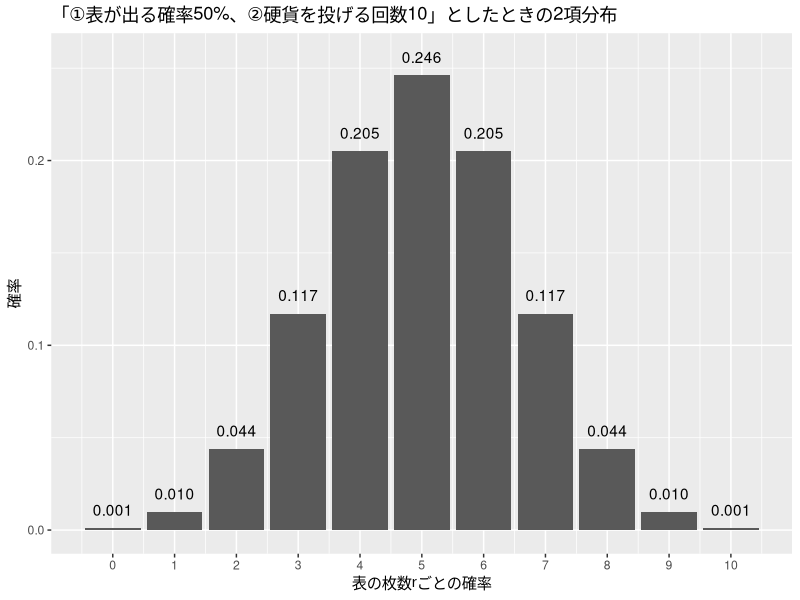
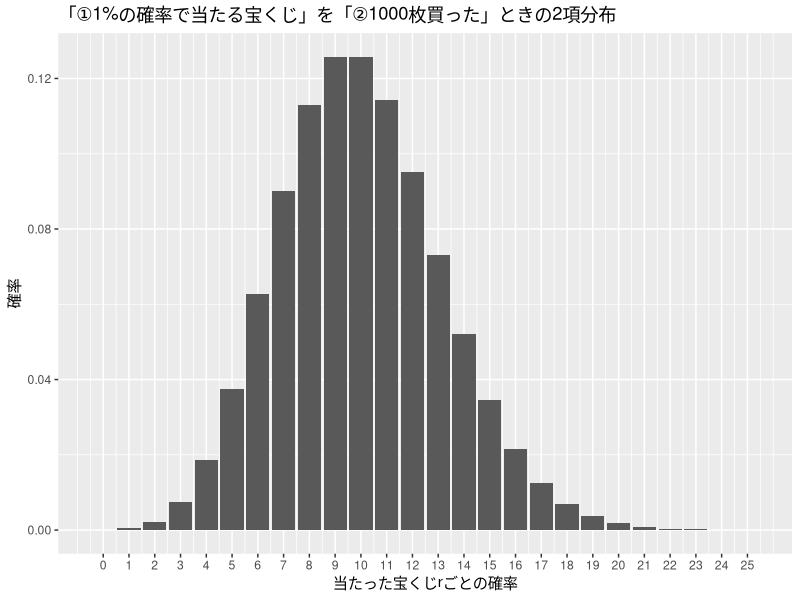
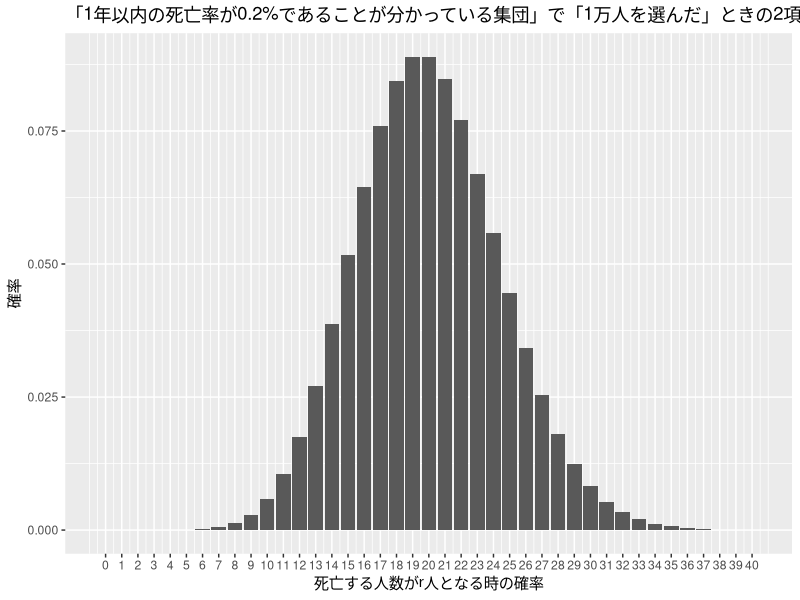
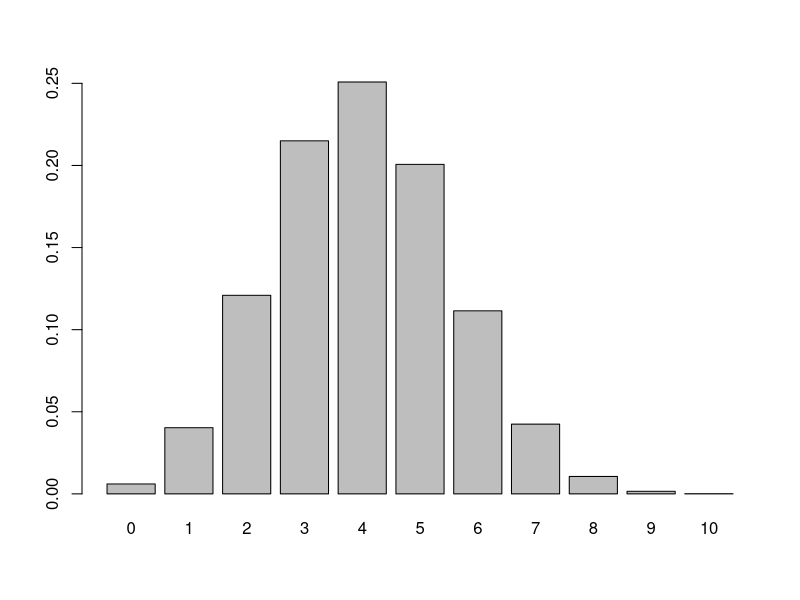
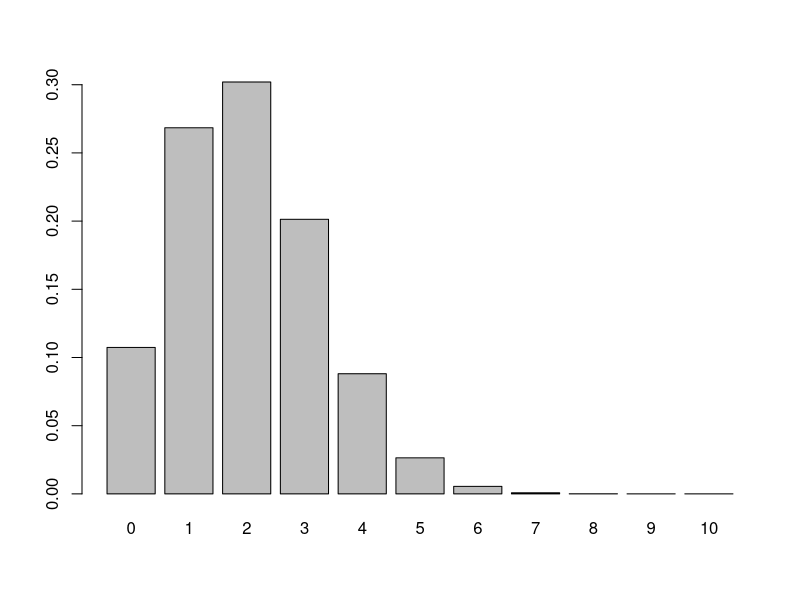
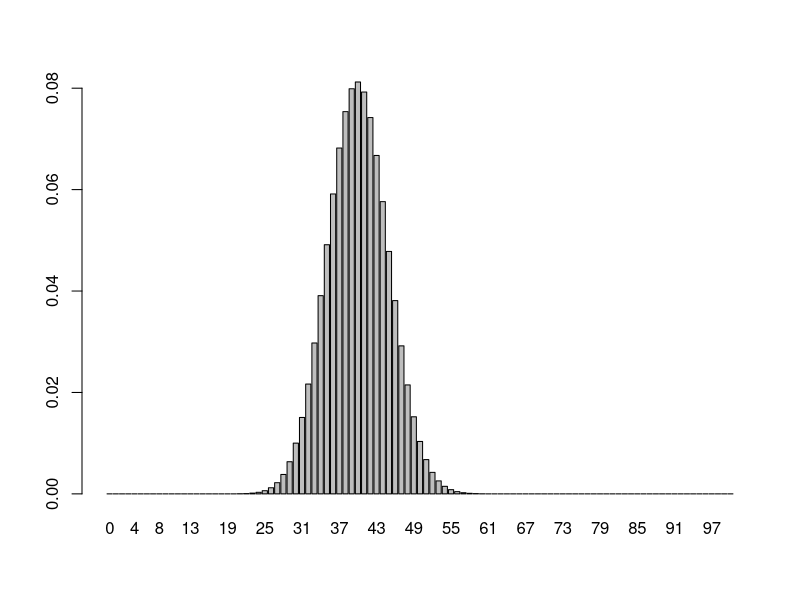
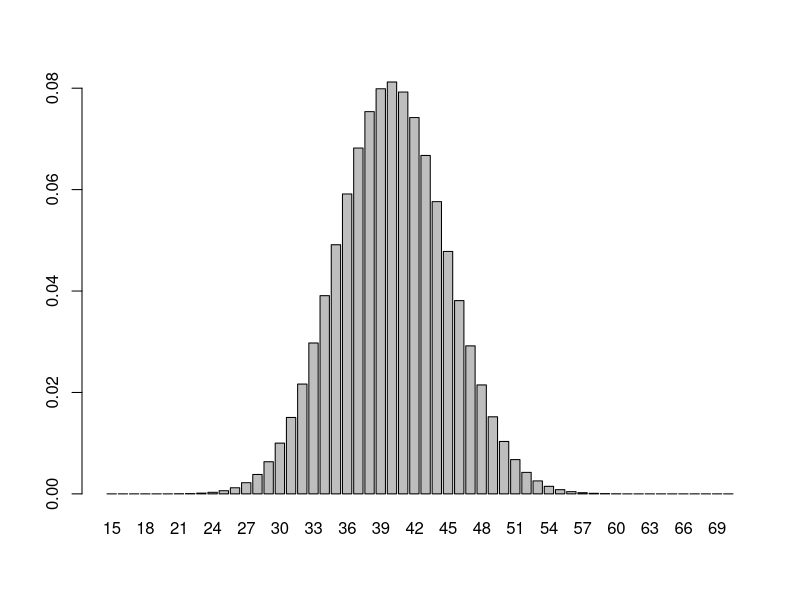
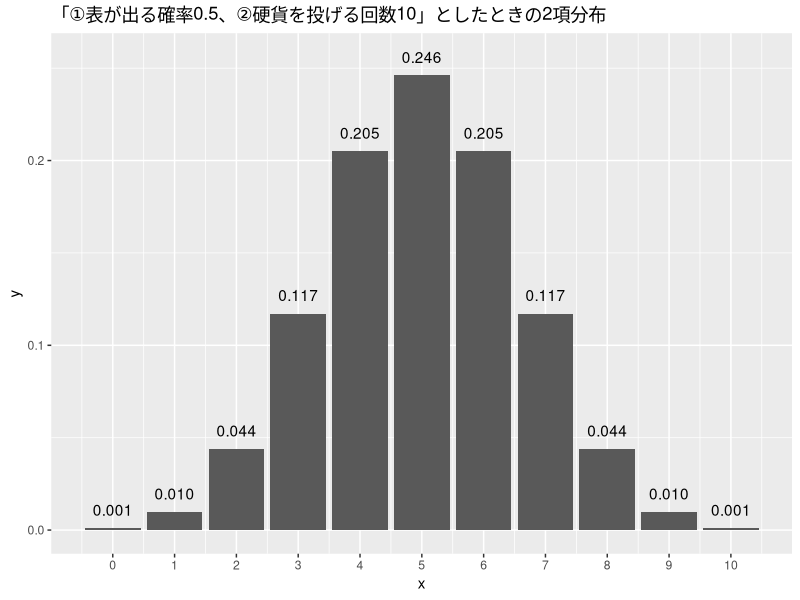

These figures' R source, in order:
## ---- chunk 1
knitr::opts_chunk$set(echo = TRUE, message = FALSE)
set.seed(123)
## ---- chunk 2
library(tidyverse)
## ---- chunk 3

ggplot(data = data.frame(x = 0:10, y = dbinom(0:10, size = 10, prob = 0.5)), aes(x, y)) +
  geom_col() +
  geom_text(aes(label = format(y, digits = 1)), nudge_y = 0.01) +
  scale_x_continuous(breaks = 0:10) +
  labs(x = "表の枚数rごとの確率", y = "確率") +
  ggtitle("「①表が出る確率50%、②硬貨を投げる回数10」としたときの2項分布")

## ---- chunk 4
ggplot(data = data.frame(x = 0:25, y = dbinom(0:25, size = 1000, prob = 0.01)), aes(x, y)) +
  geom_col() +
  scale_x_continuous(breaks = 0:25) +
  labs(x = "当たった宝くじrごとの確率", y = "確率") +
  ggtitle("「①1%の確率で当たる宝くじ」を「②1000枚買った」ときの2項分布")
## ---- chunk 5
ggplot(data = data.frame(x = 0:40, y = dbinom(0:40, size = 10000, prob = 0.002)), aes(x, y)) +
  geom_col() +
  scale_x_continuous(breaks = 0:40) +
  labs(x = "死亡する人数がr人となる時の確率", y = "確率") +
  ggtitle("「1年以内の死亡率が0.2%であることが分かっている集団」で「1万人を選んだ」ときの2項分布")
## ---- chunk 6
dbinom(3, 10, 0.4)
## ---- chunk 7
x <- 1:3
x
dbinom(x, 10, 0.4)
## ---- chunk 8
dbinom(1:3, 10, 0.4)
## ---- chunk 9
dbinom(0:10, 10, 0.4) # 教科書とはθの値が異なることに注意する
## ---- chunk 10
barplot(dbinom(0:10, 10, 0.4), names.arg = 0:10) # 教科書とはθの値が異なることに注意する
## ---- chunk 11
barplot(dbinom(0:10, 10, 0.2), names.arg = 0:10)
## ---- chunk 12
barplot(dbinom(0:100, 100, 0.4), names.arg = 0:100)
## ---- chunk 13
barplot(dbinom(15:70, 100, 0.4), names.arg = 15:70)
## ---- chunk 14
ggplot(data = data.frame(x = 0:10, y = dbinom(0:10, size = 10, prob = 0.5)), aes(x, y)) +
  geom_col() +
  geom_text(aes(label = format(y, digits = 1)), nudge_y = 0.01) +
  scale_x_continuous(breaks = 0:10) +
  ggtitle("「①表が出る確率0.5、②硬貨を投げる回数10」としたときの2項分布")
## ---- chunk 15
barplot(dbinom(0:10, 10, 0.5), names.arg = 0:10)
## ---- chunk 16
ggplot(data = data.frame(x = 0:10,
                         y = dbinom(0:10, size = 10, prob = 0.5),
                         yy = c(dbinom(0:2, size = 10, prob = 0.5), rep(0, 5), dbinom(8:10, size = 10, prob = 0.5)),
                         yyy = c(rep(0,2), dbinom(2, size = 10, prob = 0.5), rep(0,8))),
       aes(x, y)) +
  geom_col() +
  geom_text(aes(label = format(y, digits = 1)), nudge_y = 0.01) +
  geom_col(aes(y = yy), fill = "chartreuse1") +
  geom_col(aes(y = yyy), fill = "orange") +
  scale_x_continuous(breaks = 0:10) +
  ggtitle("「①表が出る確率0.5、②硬貨を投げる回数10」としたときの2項分布で\n「表が2回出る」か「それよりも珍しいことが起こる」確率")
## ---- chunk 17
binom.test(2, 10, 0.5)
## ---- chunk 18
binom.test(2, 10)
## ---- chunk 19
binom.test(2,10)$p.value
## ---- chunk 20
str(binom.test(2,10))
## ---- chunk 21
binom.test(2, 10, 0.5) # 試行回数10
binom.test(4, 20, 0.5) # 試行回数20
binom.test(10, 50, 0.5) # 試行回数50
binom.test(20, 100, 0.5) # 試行回数100
## ---- chunk 22
binom.test(35, 100, 0.4)
binom.test(350, 1000, 0.4)
binom.test(3500, 10000, 0.4)
## ---- chunk 23
binom.test(4, 10, 0.5)
binom.test(3, 10, 0.5)
binom.test(2, 10, 0.5)
binom.test(1, 10, 0.5)
## ---- chunk 24
binom.test(2, 10, 0.5)
## ---- chunk 25
binom.test(2, 10, 0.5)$conf.int # サンプルサイズ10
binom.test(4, 20, 0.5)$conf.int # サンプルサイズ20
binom.test(10, 50, 0.5)$conf.int # サンプルサイズ50
binom.test(20, 100, 0.5)$conf.int # サンプルサイズ100
binom.test(200, 1000, 0.5)$conf.int # サンプルサイズ1000
## ---- chunk 26
diff(binom.test(2, 10, 0.5)$conf.int) # サンプルサイズ10
diff(binom.test(200, 1000, 0.5)$conf.int) # サンプルサイズ1000
diff(binom.test(20000, 100000, 0.5)$conf.int) # サンプルサイズ100000
## ---- chunk 27
binom.test(2, 10, 0.5, conf.level = 0.95)$conf.int
binom.test(2, 10, 0.5, conf.level = 0.99)$conf.int
## ---- chunk 28
binom.test(508, 508+516, 0.5)
## ---- chunk 29
binom.test(125, 3074+125, 221/(5824+221))
## ---- chunk 30
binom.test(708, 1136, 0.524)
## ---- chunk 31
binom.test(0, 10000, 1/10000, alternative = "less")
## ---- chunk 32
binom.test(0, 30000, 1/10000, alternative = "less")
## ---- chunk 33
poisson.test(516, 1, 508)
## ---- chunk 34
binom.test(210, 1000, 0.5) # 教科書では0.5(デフォルト値)を省略している
## ---- chunk 35
binom.test(420, 2000, 0.5)
